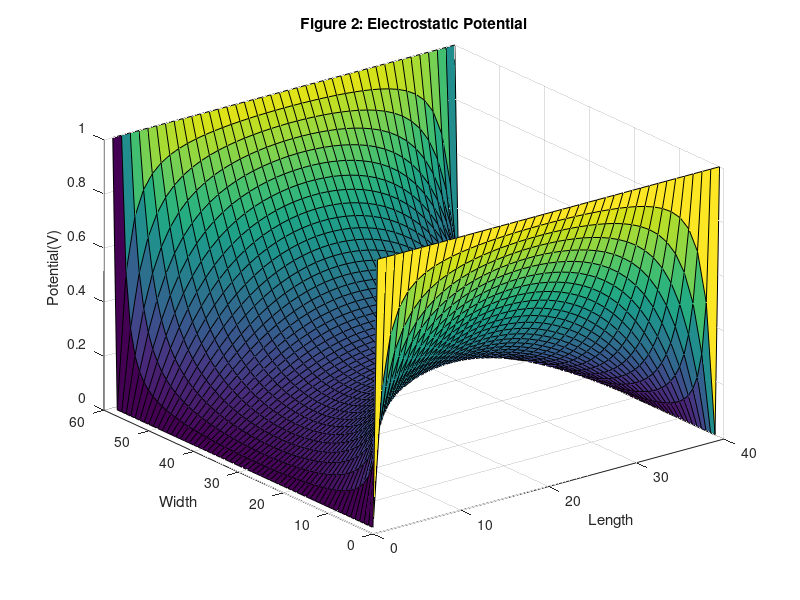
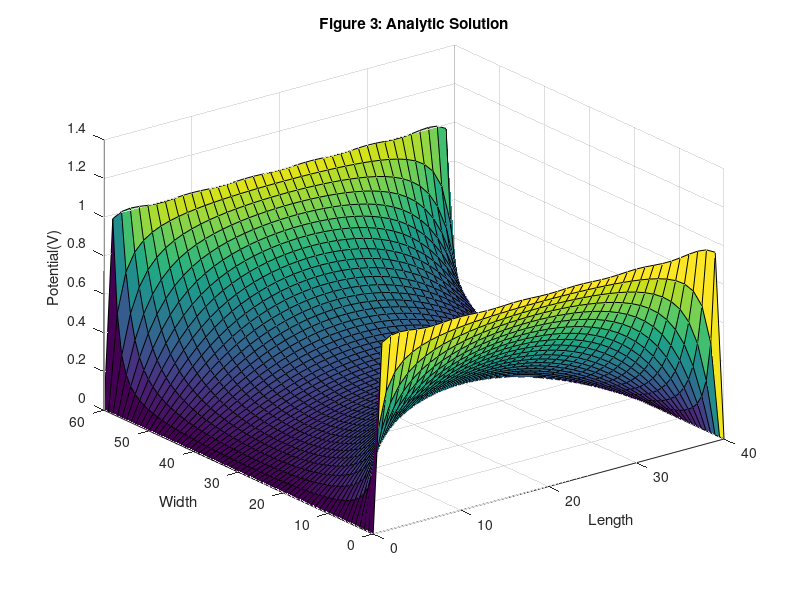

Here is the MATLAB script that generated these plots, in order: (Note: this script raises an error after producing the figures.)
%% Question 1: Part (a)
% Using the finite difference method, this script solves for the
% electrostatic potential in a rectangular region using the equation
% 
% $$\nabla ^2 V = 0$$
% 
% in this first case, the boundary conditions used were $V = V_0$ at $x = 0$
% and $V = 0$ at $x = L$ with the y boundaries (top and bottom) not fixed.
% $V_0$ is set to 1, and the resulting potential is shown in figure 1.  
clear
close all
L=60;
W=40;
G=sparse(L*W);
B=zeros(1,L*W);

for i =1:L
    for j=1:W
        n=j+(i-1)*W;
        if i==1
            G(n,:)=0;
            G(n,n)=1;
            B(n)=1;
        elseif i==L
            G(n,:)=0;
            G(n,n)=1;
            B(n)=0;
        elseif j==1
            G(n,n)=-3;
            G(n,n+1)=1;
            G(n,n-W)=1;
            G(n,n+W)=1;
        elseif j==W
            G(n,n)=-3;
            G(n,n-1)=1;
            G(n,n+W)=1;
            G(n,n-W)=1;
        else
            G(n,n)=-4;
            G(n,n+1)=1;
            G(n,n-1)=1;
            G(n,n+W)=1;
            G(n,n-W)=1;
        end       
    end
end
E=G\B';
Ematrix=zeros(L,W);
for i =1:L
    for j=1:W
        n=j+(i-1)*W;
        Ematrix(i,j)=E(n);
    end 
end
figure(1)
plot(Ematrix)
title('Figure 1: Electrostatic Potential')
xlabel('Length')
ylabel('Potential (V)')

%% Question 1: Part (b)
% In part two, the same problem is solved with new boundary conditions.  in
% this case $V = V_0$ on the left and right and $V = 0$ on the top and
% bottom.  A few different mesh sizes were tried, and an example result is
% shown in figure 2.  In addition, and analytical series solution was
% plotted and is shown in figure 3.  
% 
% As the mesh size is decresed( i.e. as the number of grid squares is
% increased) the solution smooths out and approaches the true solution.
% There is a trade off however, as a smaller mesh size means a slower
% simulation.  In this case, the numerical solution apporaches the analytic
% solution very quickly requiring a mesh size on the order of ~50 squares
% across.  the analytic solution has error in it as well, as the sum is
% technically infinite, although to plot here obviously the number of steps
% summed is finite.  100 steps is more than sufficient to produce a very
% good plot, and more steps help mitigate the ripple at the edges (though
% it will never fully remove it).  I found there is also an upper limit on
% the number of steps, as the cosh function cannot handle the larger
% numbers as the number of steps increases, and values are thrown out due
% to this error.  
close all
clear
L=60;
W=40;
G=sparse(L*W);
B=zeros(1,L*W);

for i =1:L
    for j=1:W
        n=j+(i-1)*W;
        if i==1
            G(n,:)=0;
            G(n,n)=1;
            B(n)=1;
        elseif i==L
            G(n,:)=0;
            G(n,n)=1;
            B(n)=1;
        elseif j==1
            G(n,:)=0;
            G(n,n)=1;
            B(n)=0;
        elseif j==W
            G(n,:)=0;
            G(n,n)=1;
            B(n)=0;
        else
            G(n,n)=-4;
            G(n,n+1)=1;
            G(n,n-1)=1;
            G(n,n+W)=1;
            G(n,n-W)=1;
        end       
    end
end
E=G\B';
Ematrix=zeros(L,W);
for i =1:L
    for j=1:W
        n=j+(i-1)*W;
        Ematrix(i,j)=E(n);
    end 
end
figure(1)
surf(Ematrix)
title('Figure 2: Electrostatic Potential')
xlabel('Length')
ylabel('Width')
zlabel('Potential(V)')

x=-L/2:1:L/2;
y=0:1:W;
[X,Y]=meshgrid(x,y);

V=(cosh(pi*X/W)/(cosh(pi*(L/2)/W))).*sin(pi*Y/W);
for n=3:2:251
   
    V=V+(1/n)*(cosh(n*pi*X/W)/(cosh(n*pi*(L/2)/W))).*sin(n*pi*Y/W);
end
figure(2)
surf(Y,X+(L/2),4*V/pi)
title('Figure 3: Analytic Solution')
xlabel('Length')
ylabel('Width')
zlabel('Potential(V)')

%% Question 2: Part (a) Adding a Bottleneck
% We now add resistive boxes to the rectangular region in part 1a to create
% a "bottleneck" for current to flow through.  A mesh size of 50 grid
% units width wise and 75 grid units length wise, a conductivity of
% $\sigma = 1$ in the conducting region and $\sigma = 10^{-2}$ in the
% resistive boxes, and a bottleneck one third the total length in length,
% and one fifth the total width in width was used.  Figure 4 shows the
% voltage distribution in the region.  Figure 5 shows the Electric field in
% the region.  Figure 6 shows a map of the conductivity in the region.  
% Figure 7 shows the Current density distribution. 
clear
close all
current=getcurrent(50,10,1,1e-2,1)


%% Question 2: Part (b) Experimentation
% Finally, the effects of changing the mesh size, width of the bottleneck, 
% and conductivity of the resistive regions was investigated.  Increasing
% the number of grid squares in the mesh (i.e. making the mesh finer)
% caused the current value from the simulation to decrease. Note that the 
% Mesh size is given by measuring the number of grid squares in the width
% of the region, and the ratio of length to width is always held at 3/2.
% As the mesh is made finer, the current appears to 
% be approaching a value asymptotically, as seen in figure 8. It appears 
% that more coarse meshes overestimate the current, however
% finer meshes cause the simulation to take dramatically longer to finish,
% so there is a trade off between efficiency and accuracy.  
% 
% Increasing the width of the bottleneck causes the current to increase as expected.  This
% is plotted in figure 9.  Figure 10 shows the relation of current to the
% conductivity of the resistive regions.  

clear
close all
%different mesh sizes
meshsize=linspace(10,100,19);
for i= 1:19
    current1(i)=getcurrent(meshsize(i),10,1,1e-2,0);
end
figure(8)
plot(meshsize,current1)
title('Figure 8: Current with Increasing Mesh Density')
xlabel('Number of Grid Squares in Width')
ylabel('Current(A)')



%different bottleneck widths
necksize=linspace(10,40,16);
for i= 1:16
    current2(i)=getcurrent(50,necksize(i),1,1e-2,0);
end
figure(9)
plot(necksize,current2)
title('Figure 9: Current with Increasing Bottlneck Width')
xlabel('Width of Bottlneck')
ylabel('Current(A)')

%different conductivity inside the boxes
sigma=linspace(0.01,1,100);
for i=1:100
    current3(i)=getcurrent(50,10,1,sigma(i),0);
end
figure(10)
plot(sigma,current3)
title('Figure 10')
xlabel('Conductivity of Resistive Region')
ylabel('Current(A)')

